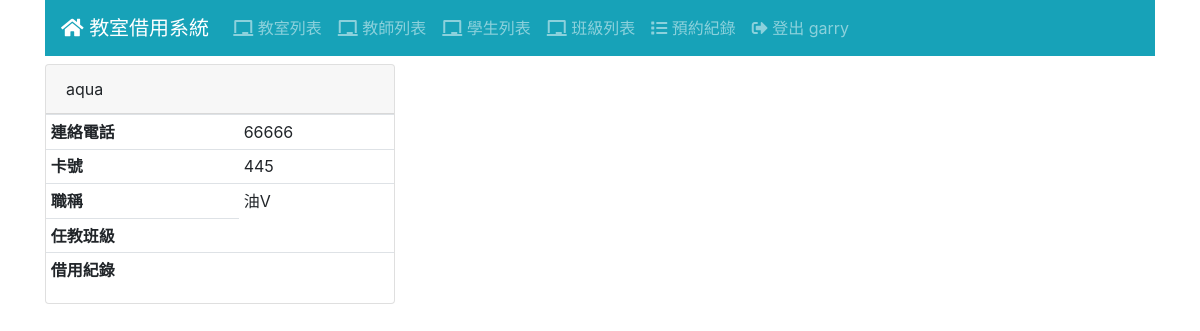
The page /teacher/2/ (signed in) on the database as committed earlier.
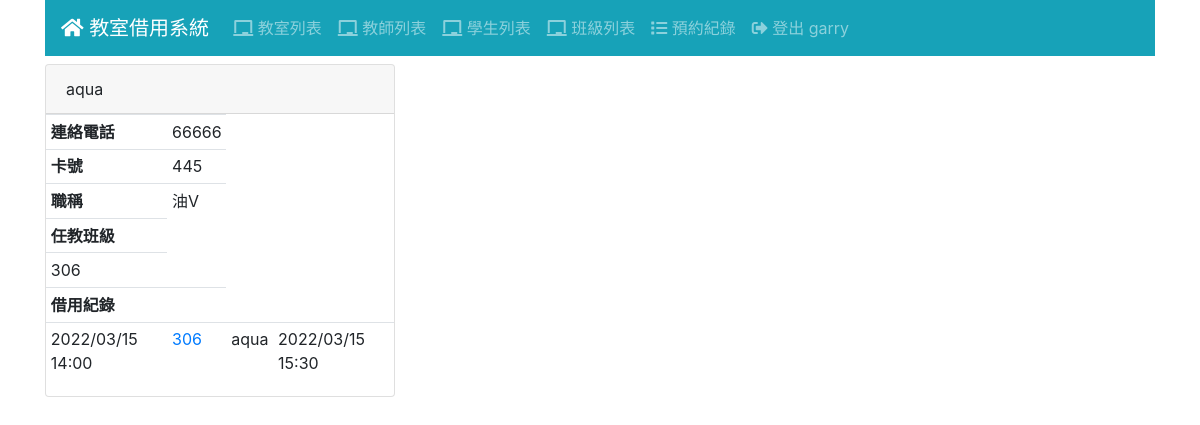
The same page on the database as committed later.
### classes/models.py (models this page shows)
class Classes(Model):
    name = CharField('班級名稱', max_length=30)
    def __str__(self):
        return "{}".format(
            self.name
        )

### log/models.py (models this page shows, shortened)
class Log(Model):
    ST_OPTIONS = [
        (0,'即將使用'),
        (1,'使用中'),
        (2,'使用完畢')
    ]
    teacher = ForeignKey(Teacher, CASCADE)
    room = ForeignKey(Room, CASCADE)
    reserve = DateTimeField('登記時間', null=True)
    end = DateTimeField('結束使用時間', null=True)
    workstatus = IntegerField('資料狀態', default=0 , choices=ST_OPTIONS)

### room/models.py (models this page shows)
class Room(Model):
    ST_OPTIONS = [
        (0,'使用中'),
        (1,'開放使用')
    ]
    name = CharField('教室名稱', max_length=48)
    preface = ImageField('教室圖片', blank=True)
    detail = TextField('詳細資訊', blank=True)
    status = IntegerField('狀態', default=0 , choices=ST_OPTIONS)

### teacher/models.py (models this page shows, shortened)
class Teacher(Model):
    realname = CharField('姓名', max_length=32)
    tea_classes=models.ManyToManyField(Classes)
    tel = CharField('連絡電話', max_length=10)
    role= CharField('職稱', max_length=20)  #ex:訓育組長、教務主任、高中部數學老師
    cardid= CharField('卡號', max_length=30)

### teacher/views.py (the view)
# urls.py: path('<int:pk>/', TeacherView.as_view(), name='teacher_view'),
class TeacherView(LoginRequiredMixin, DetailView):
    model = Teacher
    def get_context_data(self, **kwargs):
        context=super().get_context_data(**kwargs)
        classes=Teacher.objects.filter(id=self.kwargs['pk'])
        tea_classes=classes[0]
        context['tea_classes']=tea_classes.tea_classes.all
        return context

### templates/teacher/teacher_detail.html
{% extends "base.html" %}
{% block content %}
<div id="teacher-detail">
  <div class="row">
    <div class="col-md-4">
      <div class="card">
        <div class="card-header">
          {{ teacher.realname }}
        </div>
        <table class="table table-sm">
          <tr>
            <th>連絡電話</th>
            <td>{{ teacher.tel }}</td>
          </tr>
          <tr>
            <th>卡號</th>
            <td>{{ teacher.cardid }}</td>
          </tr>
          <tr>
            <th>職稱</th>
            <td>{{ teacher.role }}</td>
          </tr>
          <tr>
            <th>任教班級</th>
            {% for classes_list in tea_classes %}
            <tr>
            <td>{{ classes_list }}</td>
            </tr>
            {% endfor %}
          </tr>
          <tr>
            <th>借用紀錄</th>
            <td>
              {% for log in teacher.log_set.all %}
                <tr>
                  <td>{{ log.reserve|date:"Y/m/d H:i" }}</td>
                    <td>
                      <a href="{% url 'room_view' log.room.id %}">
                      {{ log.room.name }}
                      </a>
                    </td>
                    <td>
                      {{ log.teacher.realname }}
                    </td>
                  <td>{{ log.end|date:"Y/m/d H:i" }}</td>
                </tr>
              {% endfor %}
            </td>
          </tr>
        </table>
      </div>
    </div>
    <div class="col-md-8">
    </div>
  </div>
</div>
{% endblock %}

Rows that differ between the two databases and show on the page:
now on this page (row unchanged): Classes: name "306"
added Log: reserve "2022/03/15 14:00", room.name "306", teacher.realname "aqua", end "2022/03/15 15:30"
